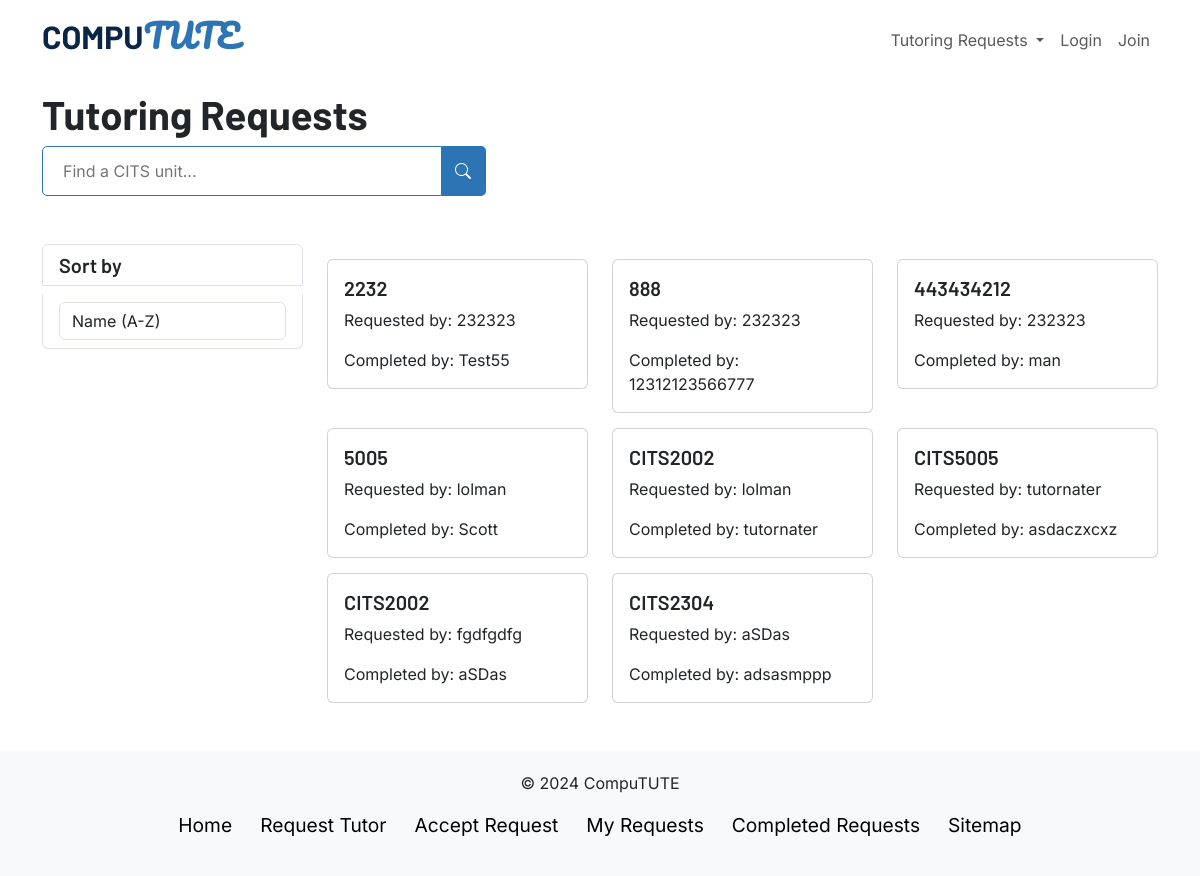
Page /completedrequests on the earlier database version.
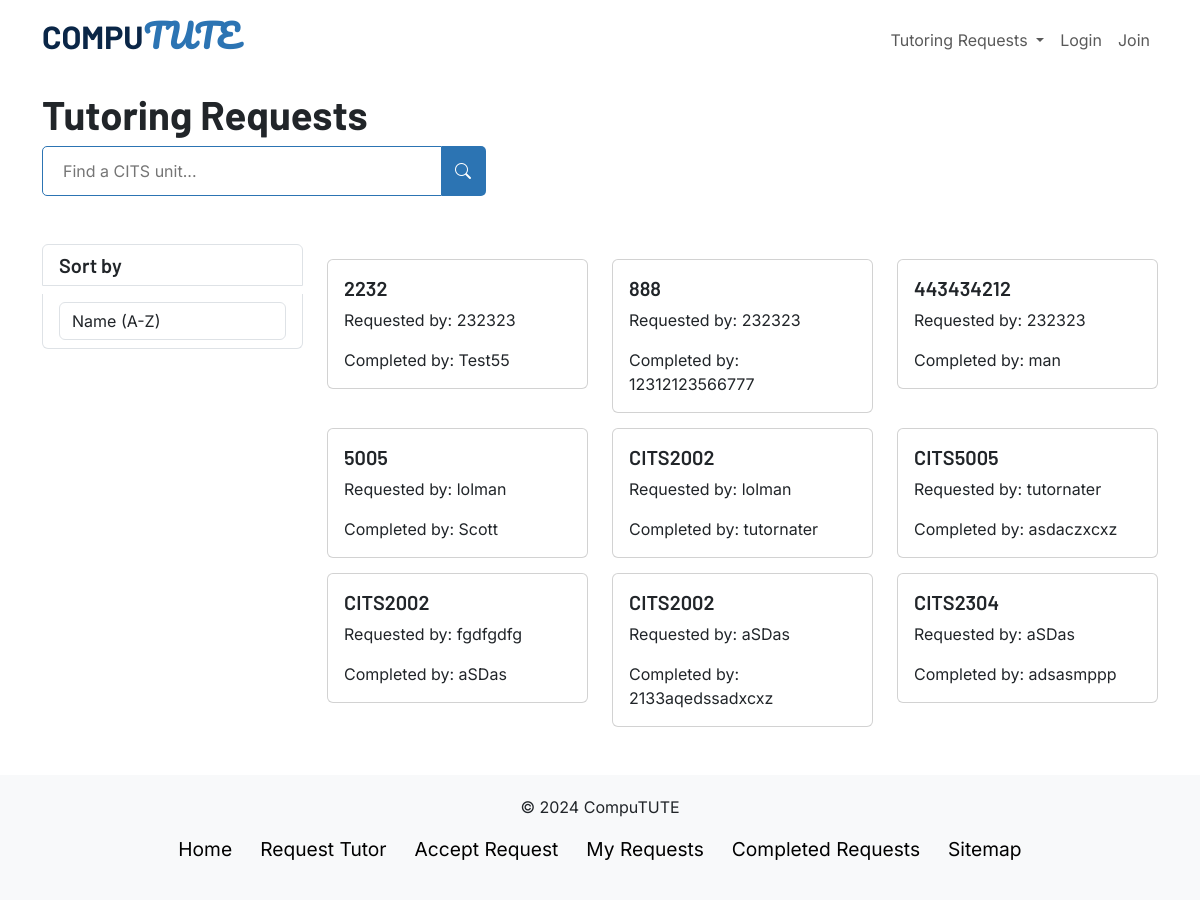
Same page on the later database version.
### app.py (models this page shows, shortened)
class Request(db.Model):
    requestID = db.Column(db.Integer, primary_key=True)
    userID = db.Column(db.Integer, db.ForeignKey('user.userID'))
    tutorID = db.Column(db.Integer, db.ForeignKey('tutor.tutorID'))
    unit = db.Column(db.String(150), nullable=False)
    user = db.relationship('User', back_populates='requests')
    tutor = db.relationship('Tutor', back_populates='requests')

class User(db.Model, UserMixin):
    userID = db.Column(db.Integer, primary_key=True)
    userEmail = db.Column(db.String(150), unique=True, nullable=False)
    userPassword = db.Column(db.String(150), nullable=False)
    requests = db.relationship('Request', back_populates='user')

### app.py (the view)
@app.route('/completedrequests', methods=["GET"])
def view_completed_requests():
    if request.method == "GET":
        requests_array = []
        requests = Request.query.all()
        for request_info in requests:
            if(request_info.tutorID != None):
                user_requesting = User.query.get(request_info.userID)
                tutor_responded = Tutor.query.get(request_info.tutorID)
                tutor_responded_user = User.query.get(tutor_responded.userID)
                new_request = {"id": request_info.requestID, "user": user_requesting.userEmail, "unit": request_info.unit, "tutor": tutor_responded_user.userEmail}
                requests_array.append(new_request)
        return render_template("completedrequests.html", requests=requests_array)

### templates/completedrequests.html (shortened to what this page needs)
{% extends "layout.html" %}
{% block head %}
{{ super() }}
<link rel="stylesheet" href="{{ url_for('static', filename='css/requests.css') }}">
{% endblock %}
{% block content %}
<div class="container">
  <div class="row">
    <h1 class="title">Tutoring Requests</h1>
    <div class="col-md-12">
      <form id="searchForm" class="d-flex">
        <input class="search-field" type="search" placeholder="Find a CITS unit..." aria-label="Search">
        <button class="search-btn" type="submit">
          <i class="bi bi-search"></i>
        </button>
      </form>
    </div>
  </div>
  <div class="row mt-5 mb-5">
    <div class="col-md-3">
      <div class="list-group">
        <h5 class="list-group-item">Sort by</h5>
        <div class="list-group-item">
          <select class="form-control" id="sort">
            <option value="name_asc">Name (A-Z)</option>
          </select>
        </div>
      </div>
    </div>
    <div class="col-md-9 items-section">
      <div class="row">
        {% for request in requests %}
          <div class="col-md-4">
            <div class="card">
              <div class="card-body">
                <h5 class="card-title">{{ request['unit'] }}</h5>
                <p class="card-text">Requested by: {{ request['user'] }} </p>
                <p class="card-text">Completed by: {{ request['tutor'] }} </p>
              </div>
            </div>
          </div>
        {% endfor %}
      </div>
    </div>
  </div>
</div>
{% endblock %}

### templates/layout.html (shortened to what this page needs)
<!DOCTYPE html>
<html lang="en">
  <head>
    {% block head %}
    <link rel="stylesheet" href="https://cdn.jsdelivr.net/npm/bootstrap-icons@1.11.3/font/bootstrap-icons.min.css">
    <link href="https://cdn.jsdelivr.net/npm/bootstrap@5.3.3/dist/css/bootstrap.min.css" rel="stylesheet">
    <link rel="stylesheet" href="{{ url_for('static', filename='css/root.css') }}">
    <link rel="stylesheet" href="{{ url_for('static', filename='css/navbar.css') }}">
    {% endblock %}
  </head>
  <nav class="navbar navbar-expand-lg fixed-top d-lg-flex">
    <div class="container d-flex justify-content-between">
      <a class="nav-brand d-none d-lg-block" href="/home">
        <h2 class="nav-brand1">COMPU</h2><h2 class="nav-brand2">TUTE</h2>
      </a>
      <div class="d-none d-lg-flex align-items-center">
        <div class="d-none d-lg-flex align-items-center">
          <ul class="navbar-nav">
            <li class="nav-item dropdown">
              <a class="nav-link dropdown-toggle" href="#" id="navbarDropdown" role="button" data-bs-toggle="dropdown" aria-expanded="false"> Tutoring Requests </a>
            </li>
            {% if session['user'] %}
              <li class="nav-item">
                <a class="nav-link" href="/logout">Logout</a>
              </li>
              <li class="nav-item">
                <a class="nav-link" href="/myrequests">{{ session['user'] }}</a>
              </li>
            {% else %}
              <li class="nav-item">
                <a class="nav-link" href="/login">Login</a>
              </li>
              <li class="nav-item">
                <a class="nav-link" href="/register">Join</a>
              </li>
            {% endif %}
          </ul>
        </div>
      </div>
    </div>
  </nav>
  <body>
    <div class="content">{% block content %}{% endblock %}</div>
  </body>
  <footer>
    <div class="inner-footer">
      <p>&copy; 2024 CompuTUTE</p>
      <ul class="list-unstyled d-flex flex-column flex-md-row justify-content-center">
        <li class="px-2"><a href="/home">Home</a></li>
        <li class="px-2"><a href="/createrequest">Request Tutor</a></li>
        <li class="px-2"><a href="/requests">Accept Request</a></li>
        <li class="px-2"><a href="/myrequests">My Requests</a></li>
        <li class="px-2"><a href="/completedrequests">Completed Requests</a></li>
        <li class="px-2"><a href="/sitemap">Sitemap</a></li>
      </ul>
    </div>
  </footer>
</html>

### static/css/root.css (style rules this page uses)
body { font-family: 'Inter', sans-serif !important; }
.logo, h1, h2, h3, h4, h5, h6 { font-family: 'Barlow', sans-serif !important; font-weight: 700; }
h3, h4, h5, h6 { font-family: 'Barlow', sans-serif !important; font-weight: 600; }
h5, h6 { font-family: 'Barlow', sans-serif !important; font-weight: 600; }

### static/css/navbar.css (style rules this page uses)
nav { background: transparent; width: 100%; z-index: 1000; height: 80px; transition: background 0.3s ease-in-out; }
.nav-brand { font-size: 1.5em; font-weight: 700; text-decoration: none; }
.nav-brand1, .nav-brand2 { display: inline-block; }
.nav-brand1 { color: rgb(10, 38, 71); }
.nav-brand2 { font-family: Pacifico, cursive !important; color: rgb(44, 116, 179); }
.search-field { width: 400px; height: 50px; border: 1px solid; border-color: rgb(44, 116, 179); border-radius: 5px 0 0 5px; padding: 0 20px; font-size: 1em; transition: border-color 0.1s ease-in-out; }
.search-btn { height: 50px; background: rgb(44, 116, 179); color: white; border: none; border-radius: 0 5px 5px 0; font-size: 1em; padding: 0 15px 0 13px; }
#searchForm { transition: opacity 0.5s, visibility 0.5s; opacity: 1; visibility: visible; }
.inner-footer { background-color: #f8f9fa; padding: 20px; text-align: center; }
.inner-footer li a { color: black; text-decoration: none; margin: 5px; font-size: 1.2em; border: 1px dotted transparent; }

### static/css/requests.css (style rules this page uses)
.title { margin-top: 90px; }
.col-md-4 { margin-top: 15px; }
button { background-color: #4CAF50; color: white; padding: 10px 20px; border: none; border-radius: 5px; cursor: pointer; }

Differences in the rows shown:
now on this page (row edited): Request: unit "CITS2002"
added User: tutor "2133aqedssadxcxz"
Other differences:
new list line: "Requested by: Completed by:"
new list line: "aSDas"
